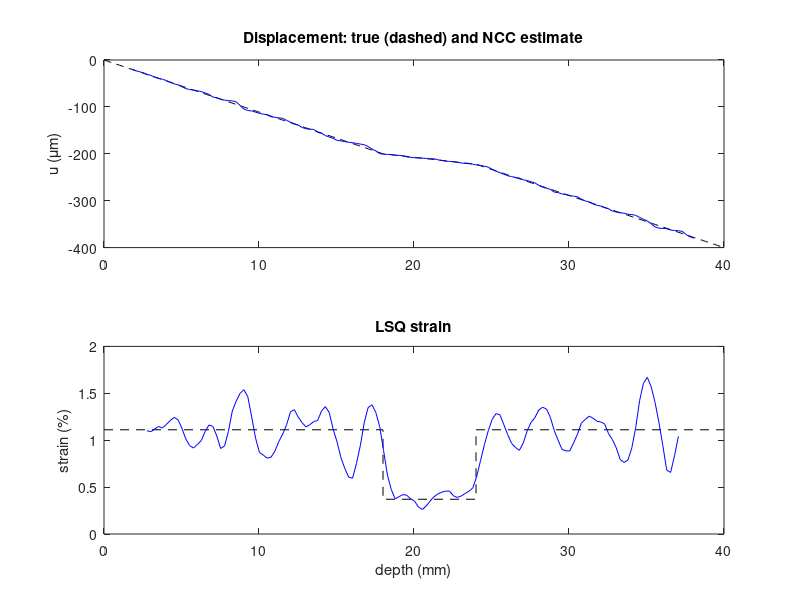
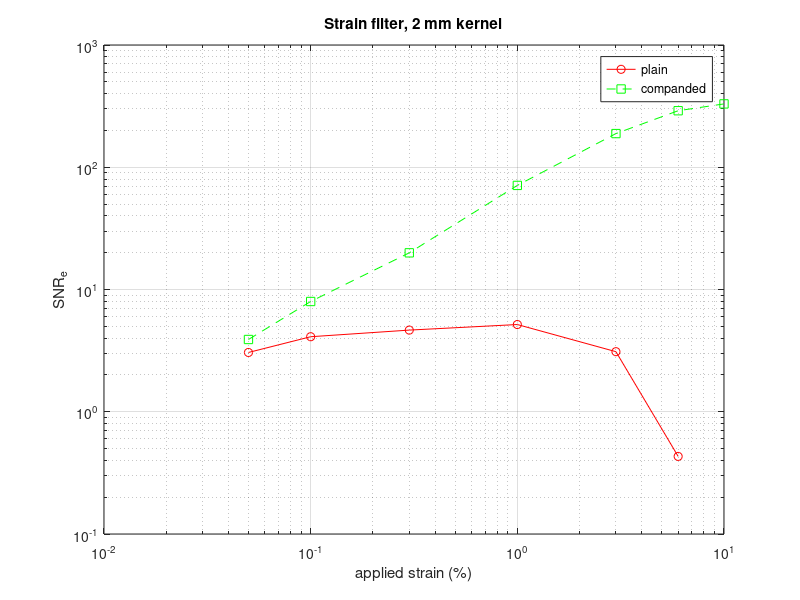

Write the MATLAB code that produced these figures, in order.
%% m30_strain_imaging.m
% Purpose : 1D quasi-static strain imaging. Pre- and post-compression RF
%           lines are synthesized from 2000 point scatterers (5 MHz Gaussian
%           pulse, 60 % bandwidth, fs = 40 MHz). A stiff layer (18-24 mm,
%           modulus ratio R) sits in a uniform-stress (series spring) medium.
%           Displacement by normalized cross-correlation with a guided search
%           and parabolic subsample fit; strain by least squares over N
%           estimates. Then the strain filter: SNRe versus applied strain in a
%           homogeneous medium, with and without companding (stretching the
%           post-compression line by the mean strain).
% Change  : epsApp, R, W (kernel, m), N (LSQ span), snrdB, the strain list.
% Expect  : at 1 % strain, 2 mm kernel, N = 9, 30 dB: background strain
%           1.111 %, layer 0.370 %, measured strain ratio close to 3, SNRe of
%           order 5 (speckle-limited); companding raises SNRe at large strain.
%           Eshelby cylinder: strain ratio (1+r)/2 = 2.5 and 5.5 for r = 4, 10.
rng(1);

%% Parameters
c = 1540; fs = 40e6; f0 = 5e6; B = 0.6; Z = 0.04; nsc = 2000;
dzs = c/(2*fs); ns = round(Z/dzs);               % 19.25 um per sample
sf = B*f0/2/sqrt(2*log(2)); st = 1/(2*pi*sf);    % pulse envelope std (s)
half = ceil(4*st*fs);
zsc = rand(nsc,1)*Z; amp = randn(nsc,1);
n1 = randn(ns,1); n2 = randn(ns,1);
z1 = 0.018; z2 = 0.024; w = z2 - z1;

% RF synthesis (vectorized with accumarray)

%% Run one configuration
W = 2e-3; N = 9; snrdB = 30; epsApp = 0.01; R = 3;
ebg = epsApp*Z/(Z - w + w/R); eL = ebg/R;
ufun = @(z) -( (z<z1).*ebg.*z + (z>=z1 & z<z2).*(ebg*z1 + eL*(z-z1)) + (z>=z2).*(ebg*z1 + eL*w + ebg*(z-z2)) );
fprintf('True strain: background %.3f %%, layer %.3f %% (ratio %.2f)\n', ebg*100, eL*100, ebg/eL);
fprintf('Max displacement %.0f um = %.1f samples\n', -ufun(Z)*1e6, -ufun(Z)/dzs);

idx0 = (-half:half);
synth = @(zk) accumarray(reshape(min(max(round(2*zk/c*fs) + idx0, 1), ns), [], 1), ...
          reshape(repmat(amp, 1, numel(idx0)) .* exp(-((min(max(round(2*zk/c*fs) + idx0, 1), ns) - 1)/fs - 2*zk/c).^2/(2*st^2)) ...
          .* cos(2*pi*f0*((min(max(round(2*zk/c*fs) + idx0, 1), ns) - 1)/fs - 2*zk/c)), [], 1), [ns 1]);
addn = @(y, nz, snr) y + sqrt(mean(y.^2)/10^(snr/10))*nz;

x = addn(synth(zsc), n1, snrdB);
y = addn(synth(zsc + ufun(zsc)), n2, snrdB);

nw = round(W/dzs); step = 13; S = 12;
zc = []; uu = []; prev = 0;
for c0 = 41:step:(ns - nw - 41)
  xs = x(c0:c0+nw-1); ex = sum(xs.^2); lags = (prev-S):(prev+S); cc = -2*ones(size(lags));
  for q = 1:numel(lags)
    i0 = c0 + lags(q); if i0 < 1 || i0 + nw - 1 > ns, continue; end
    ys = y(i0:i0+nw-1); cc(q) = sum(xs.*ys)/sqrt(ex*sum(ys.^2));
  end
  [~, q] = max(cc); d = 0;
  if q > 1 && q < numel(lags), den = cc(q-1) - 2*cc(q) + cc(q+1); if den < 0, d = 0.5*(cc(q-1) - cc(q+1))/den; end, end
  prev = lags(q); zc(end+1) = (c0 - 1 + nw/2)*dzs; uu(end+1) = (lags(q) + d)*dzs; %#ok<AGROW>
end
ne = numel(zc) - N + 1; ze = zeros(1,ne); ee = zeros(1,ne);
for i = 1:ne
  zz = zc(i:i+N-1); u2 = uu(i:i+N-1); zm = mean(zz);
  ee(i) = -sum((zz - zm).*(u2 - mean(u2)))/sum((zz - zm).^2); ze(i) = zm;
end
bg = ze > 0.004 & ze < 0.016; bg2 = ze > 0.028 & ze < 0.036; ly = ze > 0.0195 & ze < 0.0225;
SNRe = mean(ee(bg))/std(ee(bg));
fprintf('Kernel %.1f mm, N = %d, %d dB: SNRe (4-16 mm) = %.1f, strain std = %.3f %%\n', W*1e3, N, snrdB, SNRe, std(ee(bg))*100);
fprintf('Measured strain ratio = %.2f (true %.1f)\n', mean([ee(bg) ee(bg2)])/mean(ee(ly)), R);
fprintf('Eshelby cylinder strain ratio (1+r)/2: r = 4 -> %.1f, r = 10 -> %.1f\n', (1+4)/2, (1+10)/2);

figure(1);
subplot(2,1,1); zt = linspace(0, Z, 400);
plot(zt*1e3, ufun(zt)*1e6, 'k--', zc*1e3, uu*1e6, 'b'); ylabel('u (\mum)'); title('Displacement: true (dashed) and NCC estimate');
subplot(2,1,2);
plot([0 18 18 24 24 40], [ebg ebg eL eL ebg ebg]*100, 'k--', ze*1e3, ee*100, 'b'); xlabel('depth (mm)'); ylabel('strain (%)'); title('LSQ strain');

%% Strain filter (homogeneous medium)
epsList = [0.0005 0.001 0.003 0.01 0.03 0.06 0.1];
SN = zeros(2, numel(epsList));
for ie = 1:numel(epsList)
  e = epsList(ie);
  yh = addn(synth(zsc*(1 - e)), n2, snrdB);
  for comp = 0:1
    yy = yh; sh = 0;
    if comp, sh = e; yy = interp1((0:ns-1)', yh, (0:ns-1)'*(1 - sh), 'linear', 0); end
    zc = []; uu = []; prev = 0;
    for c0 = 41:step:(ns - nw - 41)
      xs = x(c0:c0+nw-1); ex = sum(xs.^2); lags = (prev-S):(prev+S); cc = -2*ones(size(lags));
      for q = 1:numel(lags)
        i0 = c0 + lags(q); if i0 < 1 || i0 + nw - 1 > ns, continue; end
        ys = yy(i0:i0+nw-1); cc(q) = sum(xs.*ys)/sqrt(ex*sum(ys.^2));
      end
      [~, q] = max(cc); d = 0;
      if q > 1 && q < numel(lags), den = cc(q-1) - 2*cc(q) + cc(q+1); if den < 0, d = 0.5*(cc(q-1) - cc(q+1))/den; end, end
      prev = lags(q); zcc = (c0 - 1 + nw/2)*dzs; zc(end+1) = zcc; uu(end+1) = (lags(q) + d)*dzs - sh*zcc; %#ok<AGROW>
    end
    ne = numel(zc) - N + 1; ee = zeros(1,ne); ze = zeros(1,ne);
    for i = 1:ne, zz = zc(i:i+N-1); u2 = uu(i:i+N-1); zm = mean(zz); ee(i) = -sum((zz-zm).*(u2-mean(u2)))/sum((zz-zm).^2); ze(i) = zm; end
    sel = ze > 0.004 & ze < 0.036; SN(comp+1, ie) = mean(ee(sel))/std(ee(sel));
  end
  fprintf('strain %6.2f %%: SNRe = %7.1f (plain), %8.1f (companded)\n', e*100, SN(1,ie), SN(2,ie));
end
figure(2); loglog(epsList*100, SN(1,:), 'r-o', epsList*100, SN(2,:), 'g--s'); grid on;
xlabel('applied strain (%)'); ylabel('SNR_e'); legend('plain', 'companded'); title('Strain filter, 2 mm kernel');
